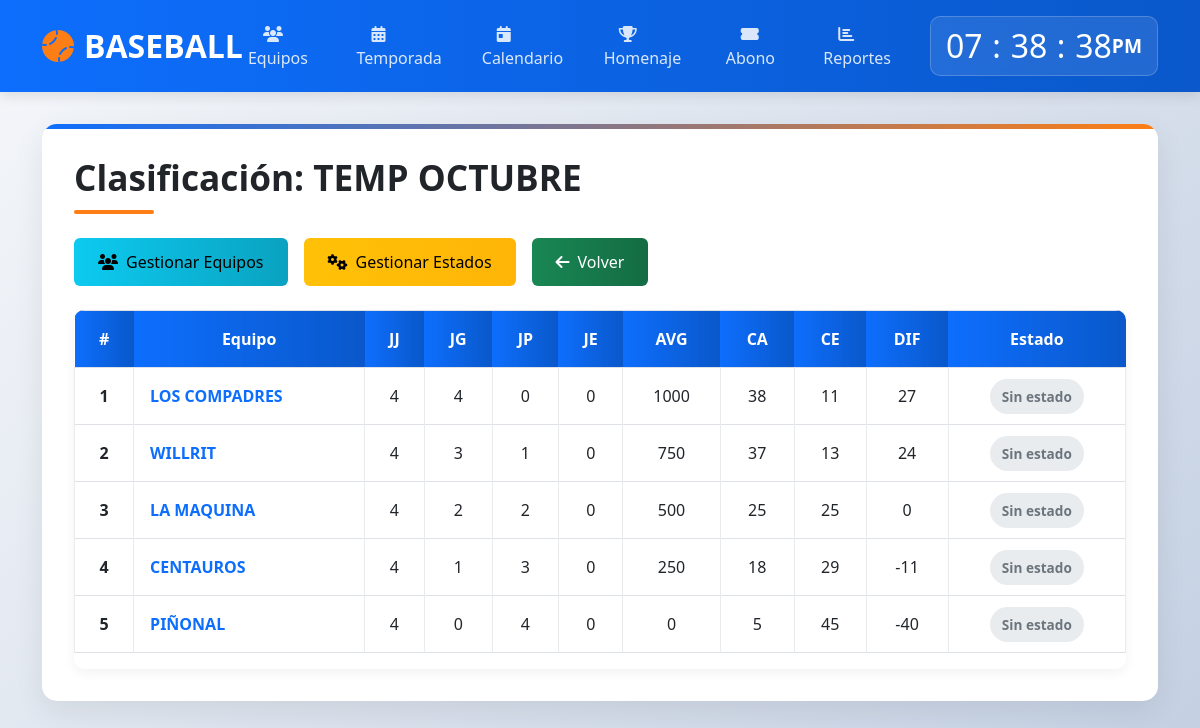
The page /modulos/juego/list.php?id=20&cat=D on the database its author committed.
### tables this page shows
CREATE TABLE `temporada` (
  `id_temp` int(100) NOT NULL,
  `name_temp` text NOT NULL,
  `categoria` varchar(1) NOT NULL,
  `partidas` int(100) NOT NULL,
  `innings` int(10) NOT NULL,
  `valor` decimal(10,2) NOT NULL,
  `nequipos` int(10) NOT NULL,
  `activo` int(1) DEFAULT NULL
);

CREATE TABLE `tab_clasf` (
  `id_tab` int(100) NOT NULL,
  `id_temp` int(100) NOT NULL,
  `id_team` int(100) NOT NULL,
  `name_team` varchar(50) NOT NULL,
  `categoria` varchar(1) NOT NULL,
  `jj` int(100) DEFAULT NULL,
  `jg` int(100) DEFAULT NULL,
  `jp` int(100) DEFAULT NULL,
  `je` int(100) DEFAULT NULL,
  `avg` int(10) DEFAULT NULL,
  `ca` int(100) DEFAULT NULL,
  `ce` int(100) DEFAULT NULL,
  `dif` int(100) DEFAULT NULL
);

### modulos/juego/list.php (the view, shortened to what this page needs)
<?php
$con = conectar();
$id = filter_var($_REQUEST['id'] ?? 0, FILTER_SANITIZE_NUMBER_INT);
$cat = filter_var($_REQUEST['cat'] ?? '', FILTER_SANITIZE_STRING);
$revisar = "SELECT temporada.*, tab_clasf.* FROM temporada
            INNER JOIN tab_clasf ON temporada.id_temp = tab_clasf.id_temp
            WHERE tab_clasf.id_temp = ? AND temporada.categoria LIKE CONCAT('%', ?, '%')";
$stmt = mysqli_prepare($con, $revisar);
mysqli_stmt_bind_param($stmt, "is", $id, $cat);
mysqli_stmt_execute($stmt);
$result = mysqli_stmt_get_result($stmt);
$data = mysqli_fetch_array($result);
?>
<!DOCTYPE html>
<html lang="es">
<head>
    <link href="https://cdn.jsdelivr.net/npm/bootstrap@5.3.0/dist/css/bootstrap.min.css" rel="stylesheet">
    <link rel="stylesheet" href="https://cdnjs.cloudflare.com/ajax/libs/font-awesome/6.4.0/css/all.min.css">
</head>
<body>
    <header class="header">
        <div class="container">
            <div class="d-flex justify-content-between align-items-center">
                <a href="../../" class="logo">
                    <i class="fas fa-baseball-ball"></i>BASEBALL
                </a>
                <ul class="navigation">
                    <li><a href="../equipos/"><i class="fas fa-users"></i> Equipos</a></li>
                    <li><a href="../juego/"><i class="fas fa-calendar-alt"></i> Temporada</a></li>
                    <li><a href="../calendario/"><i class="fas fa-calendar-day"></i> Calendario</a></li>
                    <li><a href="../homenaje/homenaje.php"><i class="fas fa-trophy"></i> Homenaje</a></li>
                    <li><a href="../abonos/"><i class="fas fa-ticket-alt"></i> Abono</a></li>
                    <li><a href="../reporte/reporte.php"><i class="fas fa-chart-bar"></i> Reportes</a></li>
                </ul>
                <div class="clock-container">
                    <div class="clock">
                        <h2 id="hour">00</h2><h2 class="dot">:</h2>
                        <h2 id="minute">00</h2><h2 class="dot">:</h2>
                        <h2 id="seconds">00</h2><span id="ampm">AM</span>
                    </div>
                </div>
            </div>
        </div>
    </header>
    <main class="main-content">
        <div class="container">
            <div class="content-container">
                <h1 class="page-title">Clasificación: <?php echo htmlspecialchars($data['name_temp'] ?? 'Temporada'); ?></h1>
                <div class="button-group">
                    <a href="formclasf.php?id=<?php echo $id ?>&cat=<?php echo urlencode($cat) ?>" class="btn btn-info">
                        <i class="fas fa-users me-2"></i>Gestionar Equipos
                    </a>
                    <button type="button" class="btn btn-warning" data-bs-toggle="modal" data-bs-target="#estadosModal">
                        <i class="fas fa-cogs me-2"></i>Gestionar Estados
                    </button>
                    <a href="../juego/" class="btn btn-success">
                        <i class="fas fa-arrow-left me-2"></i>Volver
                    </a>
                </div>
                <div class="table-container">
                    <table class="table table-hover table-bordered">
                        <thead>
                            <tr>
                                <th>#</th>
                                <th>Equipo</th>
                                <th>JJ</th>
                                <th>JG</th>
                                <th>JP</th>
                                <th>JE</th>
                                <th>AVG</th>
                                <th>CA</th>
                                <th>CE</th>
                                <th>DIF</th>
                                <th>Estado</th>
                            </tr>
                        </thead>
                        <tbody>
                            <?php
                            $revisar = "SELECT t.*, e.estado
                                        FROM tab_clasf t
                                        LEFT JOIN equipo_estados e ON t.id_tab = e.id_tab AND t.id_temp = e.id_temp
                                        WHERE t.id_temp = ? AND t.categoria LIKE CONCAT('%', ?, '%')
                                        ORDER BY t.jg DESC, t.avg DESC";
                            $stmt = mysqli_prepare($con, $revisar);
                            mysqli_stmt_bind_param($stmt, "is", $id, $cat);
                            mysqli_stmt_execute($stmt);
                            $result = mysqli_stmt_get_result($stmt);
                            $num = mysqli_num_rows($result);
                            if ($num >= 1) {
                                $counter = 1;
                                while ($bdata = mysqli_fetch_array($result)) {
                                    $estado_badge = "";
                                    if ($bdata['estado'] == 'C') {
                                        $estado_badge = '<span class="badge-estado badge-clasificado">Clasificado</span>';
                                    } elseif ($bdata['estado'] == 'E') {
                                        $estado_badge = '<span class="badge-estado badge-eliminado">Eliminado</span>';
                                    } elseif ($bdata['estado'] == 'R') {
                                        $estado_badge = '<span class="badge-estado badge-retirado">Retirado</span>';
                                    } elseif ($bdata['estado'] == 'G') {
                                        $estado_badge = '<span class="badge-estado badge-ganador">Ganador</span>';
                                    } else {
                                        $estado_badge = '<span class="badge-estado" style="background:#e9ecef; color:#6c757d;">Sin estado</span>';
                                    }
                            ?>
                            <tr>
                                <td class="text-center fw-bold"><?php echo $counter; ?></td>
                                <td>
                                    <a href="../entradas/entradas.php?id=<?php echo $bdata['id_tab'] ?>" class="team-link">
                                        <?php echo htmlspecialchars($bdata['name_team']); ?>
                                    </a>
                                </td>
                                <td class="text-center"><?php echo $bdata['jj']; ?></td>
                                <td class="text-center"><?php echo $bdata['jg']; ?></td>
                                <td class="text-center"><?php echo $bdata['jp']; ?></td>
                                <td class="text-center"><?php echo $bdata['je']; ?></td>
                                <td class="text-center"><?php echo $bdata['avg']; ?></td>
                                <td class="text-center"><?php echo $bdata['ca']; ?></td>
                                <td class="text-center"><?php echo $bdata['ce']; ?></td>
                                <td class="text-center"><?php echo $bdata['dif']; ?></td>
                                <td class="text-center"><?php echo $estado_badge; ?></td>
                            </tr>
                            <?php
                                    $counter++;
                                }
                            } ?>
                        </tbody>
                    </table>
                </div>
            </div>
        </div>
    </main>
</body>
</html>

### modulos/juego/list.php (style rules this page uses)
:root { --primary-color: #0d6efd; --secondary-color: #fd7e14; --dark-color: #212529; --light-color: #f8f9fa; --success-color: #198754; --danger-color: #dc3545; --warning-color: #ffc107; --info-color: #0dcaf0; --ganador-color: #6f42c1; }
body { font-family: 'Segoe UI', Tahoma, Geneva, Verdana, sans-serif; background: linear-gradient(135deg, #f5f7fa 0%, #c3cfe2 100%); min-height: 100vh; margin: 0; padding: 0; color: #333; }
.header { background: linear-gradient(90deg, var(--primary-color) 0%, #0a58ca 100%); color: white; padding: 1rem 0; box-shadow: 0 4px 12px rgba(0, 0, 0, 0.1); position: sticky; top: 0; z-index: 1000; }
.logo { font-size: 2rem; font-weight: 700; color: white; text-decoration: none; display: flex; align-items: center; }
.logo i { margin-right: 10px; color: var(--secondary-color); }
.navigation { display: flex; list-style: none; margin: 0; padding: 0; }
.navigation li { margin: 0 5px; }
.navigation a { color: rgba(255, 255, 255, 0.85); text-decoration: none; padding: 10px 15px; border-radius: 6px; transition: all 0.3s; font-weight: 500; }
.clock-container { background: rgba(255, 255, 255, 0.1); border-radius: 10px; padding: 10px 15px; backdrop-filter: blur(10px); border: 1px solid rgba(255, 255, 255, 0.2); }
.clock { display: flex; align-items: center; color: white; font-size: 1.2rem; font-weight: 600; }
.clock h2 { margin: 0; min-width: 28px; text-align: center; }
.dot { margin: 0 5px; }
.main-content { padding: 2rem 0; }
.content-container { background: white; border-radius: 15px; box-shadow: 0 10px 30px rgba(0, 0, 0, 0.08); padding: 2rem; position: relative; overflow: hidden; }
.content-container::before { content: ''; position: absolute; top: 0; left: 0; width: 100%; height: 5px; background: linear-gradient(90deg, var(--primary-color) 0%, var(--secondary-color) 100%); }
.page-title { font-size: 2.2rem; font-weight: 700; color: var(--dark-color); margin-bottom: 1.5rem; position: relative; padding-bottom: 15px; }
.page-title::after { content: ''; position: absolute; bottom: 0; left: 0; width: 80px; height: 4px; background: var(--secondary-color); border-radius: 2px; }
.btn { border-radius: 6px; font-weight: 500; padding: 0.75rem 1.5rem; transition: all 0.3s; }
.btn-info { background: linear-gradient(90deg, #0dcaf0 0%, #0aa2c0 100%); border: none; }
.btn-warning { background: linear-gradient(90deg, var(--warning-color) 0%, #ffb507 100%); border: none; }
.btn-success { background: linear-gradient(90deg, var(--success-color) 0%, #146c43 100%); border: none; }
.table-container { overflow-x: auto; border-radius: 10px; box-shadow: 0 4px 12px rgba(0, 0, 0, 0.05); margin-top: 1.5rem; }
.table th { background: linear-gradient(90deg, var(--primary-color) 0%, #0a58ca 100%); color: white; border: none; padding: 1rem; text-align: center; vertical-align: middle; }
.table td { padding: 1rem; vertical-align: middle; border-color: #e9ecef; }
.team-link { color: var(--primary-color); text-decoration: none; font-weight: 600; transition: all 0.3s; }
.button-group { display: flex; gap: 1rem; margin-bottom: 1.5rem; flex-wrap: wrap; }
.badge-estado { padding: 0.5rem 0.75rem; border-radius: 50rem; font-size: 0.85rem; font-weight: 600; }

### rows shown on the page
temporada: name_temp "TEMP OCTUBRE"
tab_clasf: name_team "LOS COMPADRES", jj "4", jg "4", jp "0", je "0", avg "1000", ca "38", ce "11", dif "27"
tab_clasf: name_team "WILLRIT", jj "4", jg "3", jp "1", je "0", avg "750", ca "37", ce "13", dif "24"
tab_clasf: name_team "LA MAQUINA", jj "4", jg "2", jp "2", je "0", avg "500", ca "25", ce "25", dif "0"
tab_clasf: name_team "CENTAUROS", jj "4", jg "1", jp "3", je "0", avg "250", ca "18", ce "29", dif "-11"
tab_clasf: name_team "PIÑONAL", jj "4", jg "0", jp "4", je "0", avg "0", ca "5", ce "45", dif "-40"
